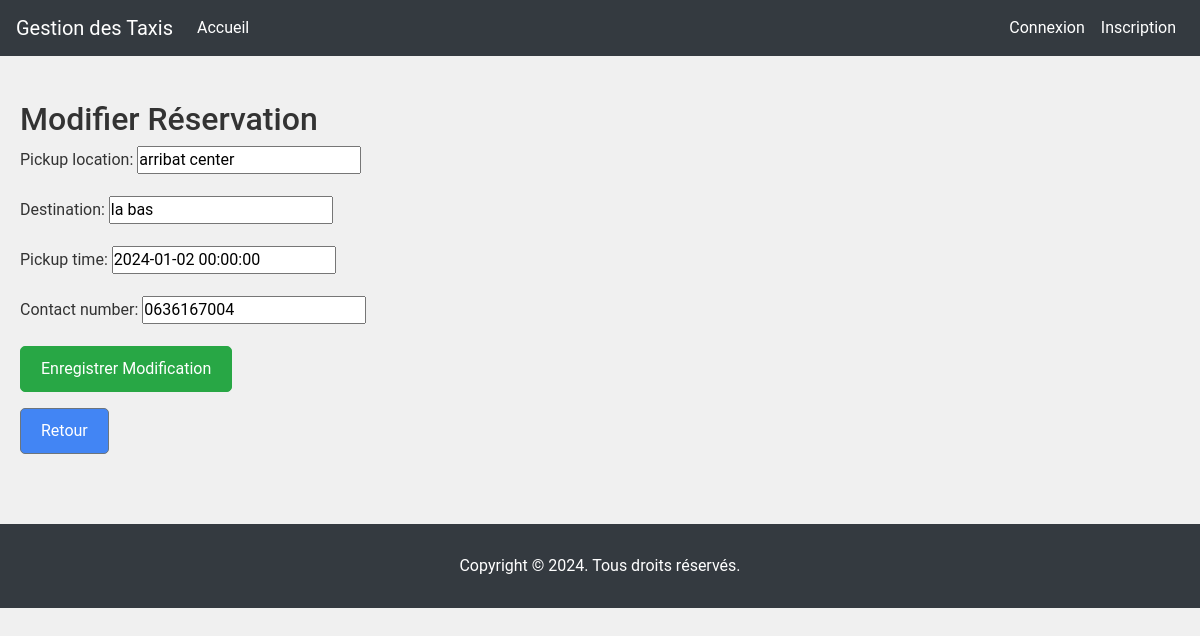
The app's page /modify-booking/10/ with its own data.
### taxis/models.py (models this page shows, shortened)
class Booking(models.Model):
    user = models.ForeignKey(User, on_delete=models.CASCADE)
    driver = models.ForeignKey(Driver, on_delete=models.CASCADE, related_name='bookings', null=True, blank=True)
    pickup_location = models.CharField(max_length=100)
    destination = models.CharField(max_length=100)
    pickup_time = models.DateTimeField()
    created_at = models.DateTimeField(auto_now_add=True)
    contact_number = models.CharField(max_length=15, null=True, blank=True)

### taxis/views.py (the view)
# urls.py: path('modify-booking/<int:booking_id>/', views.modify_booking, name='modify_booking'),
def modify_booking(request, booking_id):
    booking = get_object_or_404(Booking, pk=booking_id)
    if request.method == 'POST':
        form = BookingForm(request.POST, instance=booking)
        if form.is_valid():
            form.save()
            return redirect('booking_detail', booking_id=booking_id)
    else:
        form = BookingForm(instance=booking)
    return render(request, 'taxis/administrateur/modify_booking.html', {'form': form})

### taxis/forms.py
class BookingForm(forms.ModelForm):
    class Meta:
        model = Booking
        fields = ['pickup_location', 'destination', 'pickup_time', 'contact_number']

### taxis/templates/taxis/administrateur/modify_booking.html (shortened to what this page needs)
{% extends 'taxis/base.html' %}
{% block content %}
<h2>Modifier Réservation</h2>
<form method="post">
    {{ form.as_p }}
    <button type="submit" class="btn btn-primary">Enregistrer Modification</button>
</form>
<a href="{% url 'index' %}" class="btn btn-secondary mt-3">Retour</a>
{% endblock %}

### taxis/static/css/style.css (style rules this page uses)
* { margin: 0; padding: 0; box-sizing: border-box; }
body { font-family: 'Roboto', sans-serif; background-color: #f0f0f0; color: #333; }
.btn { display: inline-block; padding: 10px 20px; background-color: #4285F4; color: #fff; text-decoration: none; border-radius: 5px; transition: background-color 0.3s ease; }

### taxis/templates/taxis/base.html (style rules this page uses)
.btn-primary { background-color: #28a745; border-color: #28a745; }

### records on screen
Booking: pickup_location "arribat center", destination "la bas", pickup_time "2024-01-02 00:00:00", contact_number "0636167004"
